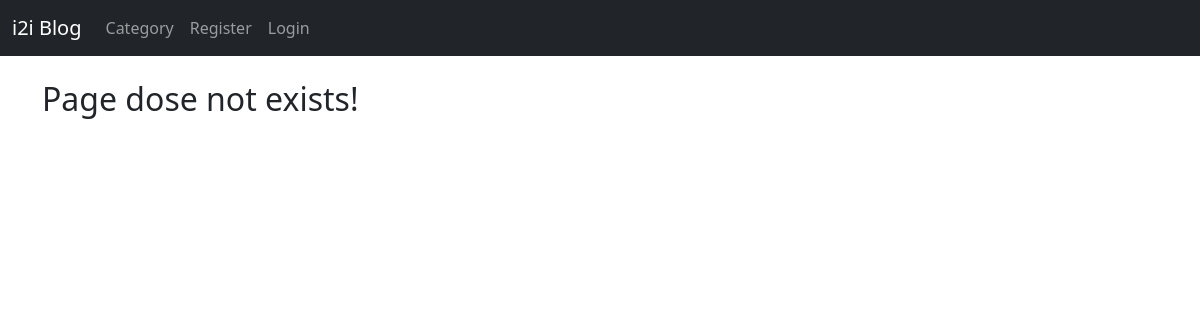
Before: /category/test/ with the older database file.
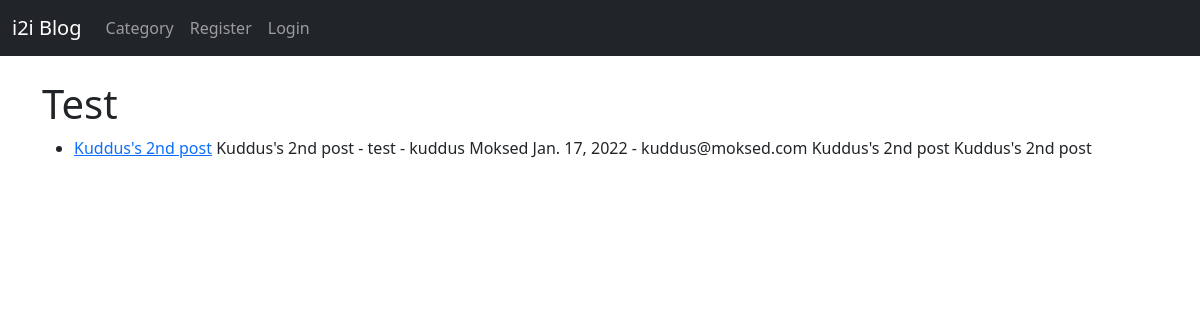
After: the same page with the newer database file.
### theblog/models.py (models this page shows, shortened)
class Post(models.Model):
    title = models.CharField(max_length=255)
    title_tag = models.CharField(max_length=255)
    author = models.ForeignKey(User, on_delete=models.CASCADE)
    body = models.TextField()
    post_date = models.DateField(auto_now_add=True)
    category = models.CharField(max_length=255, default='coding')
    likes = models.ManyToManyField(User, related_name='blog_posts')

### theblog/views.py (the view)
def CategoryView(request, cats):
    category_posts = Post.objects.filter(category=cats.replace('-', ' '))
    return render(request, 'categories.html', {'cats': cats.title().replace('-', ' '), 'category_posts': category_posts})

### theblog/templates/categories.html (shortened to what this page needs)
<!DOCTYPE html>
<html lang="en">
  <head>
    {% extends 'base.html' %}
    {% block content %} {% if category_posts %}
    <h1>{{ cats }}</h1>
    <ul>
    {% for post in category_posts %}
      <li>
        <a href="{% url 'article-detail' post.pk %}">{{ post.title }}</a>
        {{ post.title }} - {{ post.category}} - {{ post.author.first_name }}
        {{post.author.last_name}} {{ post.post_date }} - {{ post.author.email }}
        {{ post.body|slice:":200"|safe }}<br /><br />
      </li>
      {% endfor %}
    {% else %}
      <h2>Page dose not exists!</h2>
      {% endif %}
    </ul>
    {% endblock %}

Changed rows visible on the page:
added Post: category "Test", title "Kuddus's 2nd post", category "test", author.first_name "kuddus", author.last_name "Moksed", post_date "Jan. 17, 2022", author.email "kuddus@moksed.com", body "Kuddus's 2nd post Kuddus's 2nd post"
Other visible differences:
text no longer shown: "Page dose not exists!"
